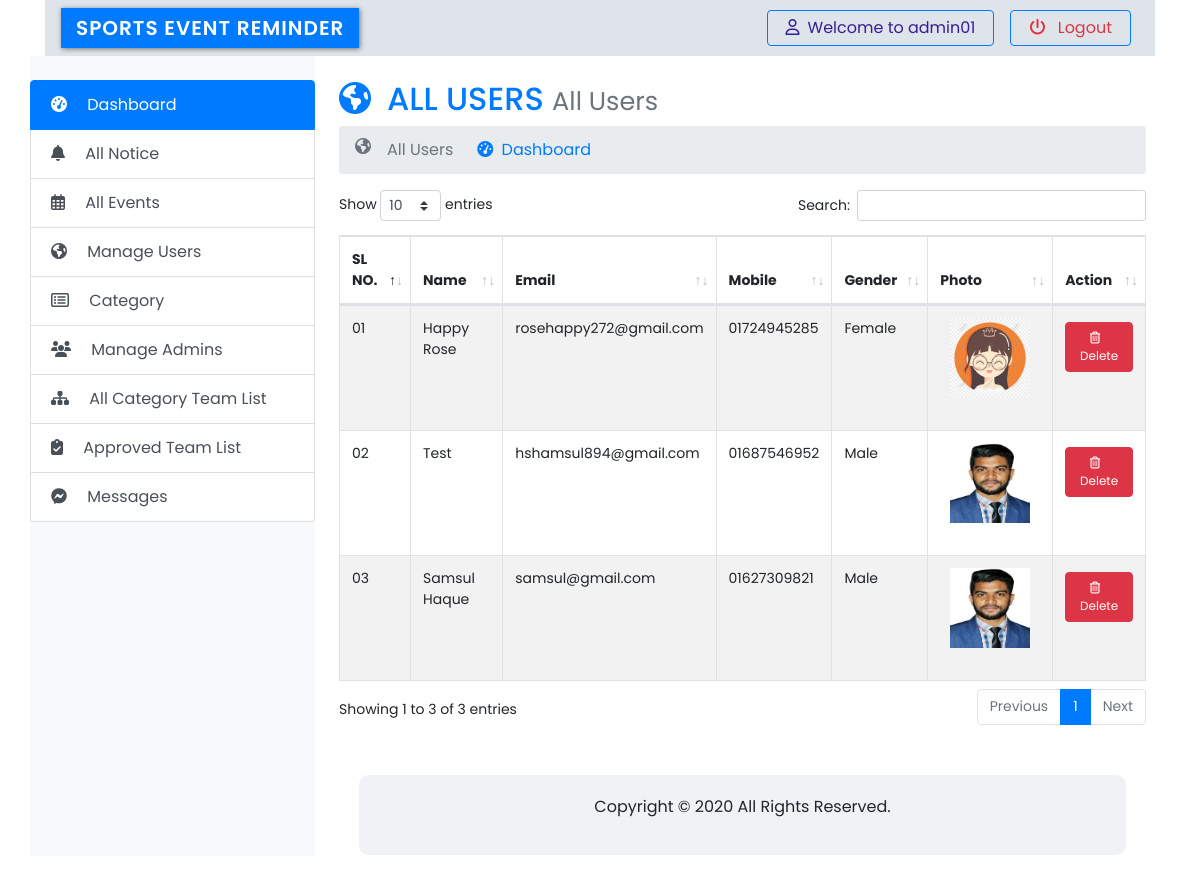
Page /admin/all_users.php (signed in) on the committed database.
### tables this page shows
CREATE TABLE `users` (
  `id` int(11) NOT NULL,
  `name` varchar(255) NOT NULL,
  `mobile` varchar(20) NOT NULL,
  `email` varchar(255) NOT NULL,
  `password` varchar(255) NOT NULL,
  `gender` varchar(30) NOT NULL,
  `image` varchar(255) NOT NULL,
  `dob` date NOT NULL,
  `date` datetime NOT NULL DEFAULT current_timestamp(),
  `role` int(11) NOT NULL
);

### admin/all_users.php (the view, shortened to what this page needs)
<?php
require("header.php");
require("sidebar.php");
?>
<div class="col-sm-9 p-4">
	<div class="content">
		<h2 class="text-primary"><i class="fa fa-globe  mr-3" aria-hidden="true"></i>ALL USERS <small class="text-secondary">All Users</small></h2>
		<nav aria-label="breadcrumb">
			<ol class="breadcrumb">
				<li class="breadcrumb-item active" aria-current="page"><i class="fa fa-globe  mr-3" aria-hidden="true"></i>All Users</li>
				<li class="ml-4"><a href="index.php"><i class="fas fa-tachometer-alt mr-1" aria-hidden="true"></i> Dashboard</a></li>
			</ol>
		</nav>
		<div class="table-responsive" style="font-size: 14px;">
			<table id="example" class="table table-hover table-bordered table-striped" style="width:100%">
				<thead>
					<tr>
						<th>SL NO.</th>
						<th>Name</th>
						<th>Email</th>
						<th>Mobile</th>
						<th>Gender</th>
						<th>Photo</th>
						<th>Action</th>
					</tr>
				</thead>
				<tbody>
					<?php
					$sql1 = "SELECT * FROM `users` ORDER BY `id` DESC";
					$result1 = mysqli_query($con,$sql1) or die("Query Unsuccessful.");
					if(mysqli_num_rows($result1) > 0){
						$i=1;
					?>
					<tr>
						<?php while ($row1 = mysqli_fetch_assoc($result1)) {
						?>
						<td><?php
								if($i < 10){
									$i = '0'.$i;
								}
								echo $i;
						?></td>
						<td><?php echo ucwords($row1['name']); ?></td>
						<td><?php echo $row1['email']; ?></td>
						<td><?php echo $row1['mobile']; ?></td>
						<td><?php echo ucwords($row1['gender']); ?></td>
						<td style="height: 100px; width: 100px;" class="text-center"><img style="width: 80%; height: 80%;" src="../upload/<?php echo $row1['image']; ?>" alt=""></td>
						<td class="text-center">
							<a style="font-size: 12px;" href="delete_user.php?id=<?php echo base64_encode($row1['id']); ?>" id="delete_btn" onclick="return checkDelete()" class="btn btn-danger btn-xs mt-1"><i class="far fa-trash-alt mr-2" aria-hidden="true"></i> Delete</a>
						</td>
					</tr>
					<?php
					$i++; }
					}?>
				</tbody>
			</table>
		</div>
	</div>
	<footer id="footer" class="mt-5">
		<p>Copyright &copy; <?php echo Date('Y') ?> All Rights Reserved.  </p>
	</footer>
</div>
<?php require("footer.php"); ?>

### admin/css/style.css (style rules this page uses)
* { outline: 0; margin: 0; padding: 0; box-sizing: border-box; font-family: 'Poppins', sans-serif; }
#footer { padding: 20px; margin: 20px; display: flex; justify-content: center; align-items: center; background-color: #f1f2f6; border-radius: 10px; }

### rows in the picture
users: name "Happy Rose", email "rosehappy272@gmail.com", mobile "01724945285", gender "Female", image (picture)
users: name "Test", email "hshamsul894@gmail.com", mobile "01687546952", gender "Male", image (picture)
users: name "Samsul Haque", email "samsul@gmail.com", mobile "01627309821", gender "Male", image (picture)

### other values in the picture
$_SESSION['AD_USER_NAME'] "admin01"
Date('Y') "2020"
